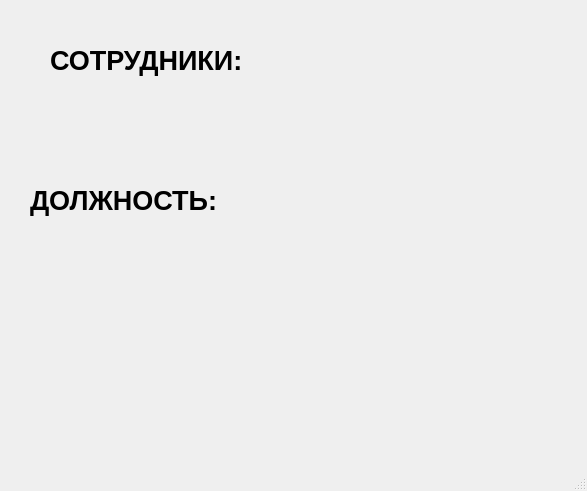
<?xml version="1.0" encoding="UTF-8"?>
<ui version="4.0">
 <class>MainWindow</class>
 <widget class="QMainWindow" name="MainWindow">
  <property name="geometry">
   <rect>
    <x>0</x>
    <y>0</y>
    <width>587</width>
    <height>491</height>
   </rect>
  </property>
  <property name="windowTitle">
   <string>MainWindow</string>
  </property>
  <widget class="QWidget" name="centralwidget">
   <widget class="QLabel" name="label">
    <property name="geometry">
     <rect>
      <x>50</x>
      <y>40</y>
      <width>241</width>
      <height>41</height>
     </rect>
    </property>
    <property name="font">
     <font>
      <pointsize>20</pointsize>
      <weight>75</weight>
      <bold>true</bold>
     </font>
    </property>
    <property name="text">
     <string>СОТРУДНИКИ:</string>
    </property>
   </widget>
   <widget class="QLabel" name="label_2">
    <property name="geometry">
     <rect>
      <x>30</x>
      <y>160</y>
      <width>351</width>
      <height>81</height>
     </rect>
    </property>
    <property name="font">
     <font>
      <pointsize>20</pointsize>
      <weight>75</weight>
      <bold>true</bold>
     </font>
    </property>
    <property name="text">
     <string>ДОЛЖНОСТЬ:</string>
    </property>
   </widget>
  </widget>
  <widget class="QMenuBar" name="menubar">
   <property name="geometry">
    <rect>
     <x>0</x>
     <y>0</y>
     <width>587</width>
     <height>21</height>
    </rect>
   </property>
  </widget>
  <widget class="QStatusBar" name="statusbar"/>
 </widget>
 <resources/>
 <connections/>
</ui>
